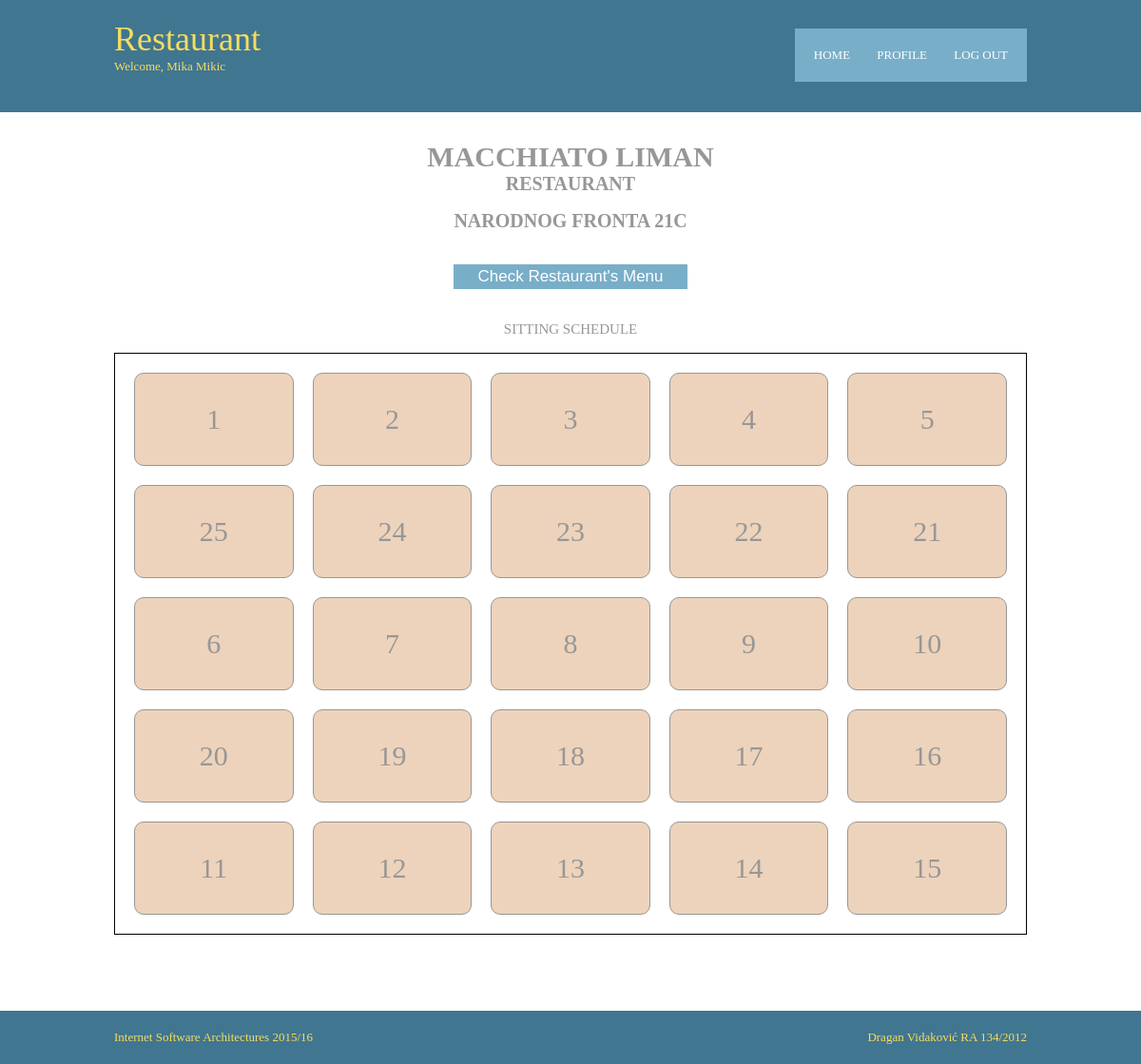
Page /restaurant/manager/2/ (signed in) on the committed database.
### restaurant/models.py (models this page shows, shortened)
class Restaurant(models.Model):
    name = models.CharField(max_length=100)
    description = models.CharField(max_length=200)
    address = models.CharField(max_length=200, null=True, blank=True)
    rows = models.IntegerField()
    columns = models.IntegerField()
    tables = models.IntegerField()
    is_ready = models.BooleanField(default=False)

class Table(models.Model):
    number = models.IntegerField()
    row = models.IntegerField()
    column = models.IntegerField()
    currently_free = models.BooleanField(default=True)
    restaurant = models.ForeignKey(Restaurant, on_delete=models.CASCADE)

### restaurant/views.py (the view)
# urls.py: url(r'^manager/(?P<manager_id>[0-9]+)/$', views.manager, name='manager'),
@login_required(login_url='/')
def manager(request, manager_id):
    this_manager = get_object_or_404(Manager, pk=manager_id)
    restaurant = this_manager.restaurant
    restaurant_tables = Table.objects.filter(restaurant=restaurant)
    rows = range(1, restaurant.rows+1)
    cols = range(1, restaurant.columns+1)
    return render(request, 'restaurant/manager.html', {
        'manager': this_manager,
        'restaurant': restaurant,
        'tables': restaurant_tables,
        'rows': rows,
        'columns': cols
    })

### restaurant/templates/restaurant/manager.html (shortened to what this page needs)
<!DOCTYPE html>
<html>
<head>
    {% load staticfiles %}
<link rel="stylesheet" href="{% static 'restaurant/layout.css' %}" type="text/css">
</head>
<body>
<div class="wrapper row1">
  <header id="header" class="clear">
    <div id="hgroup">
      <h1>Restaurant</h1>
	  <h2>Welcome, {{ user.get_full_name }}</h2>
    </div>
    <nav>
      <ul>
        <li><a href="{% url 'restaurant:manager' manager.id %}">Home</a></li>
           <li><a href="{% url 'restaurant:profiling' manager.id %}">Profile</a></li>
        <li class="last"><a href="{% url 'restaurant:logout' %}">Log Out</a></li>
      </ul>
    </nav>
  </header>
</div>
<div class="wrapper row2">
  <div id="container" class="clear">
    <section id="slider" class="clear">
        <h1>{{ restaurant.name }}</h1>
        <h2>{{ restaurant.description }}</h2>
        <br />
        <h2>{{ restaurant.address }}</h2>
        <br />
        <br />
        <a href="{% url 'restaurant:menu' restaurant.id manager.id %}"><button id="button">Check Restaurant's Menu</button></a>
        <br />
        {% if restaurant.is_ready %}
                <br />
                <h3>Sitting Schedule</h3>
                <br />
                <table id="tables" class="sortable">
                    {% for i in rows %}
                        <tr>
                        {% for j in columns %}
                            <td>
                            {% for t in tables %}
                                {% if t.row == i and t.column == j  %}
                                    <p>{{ t.number }}</p>
                                {% endif %}
                            {% endfor %}
                            </td>
                        {% endfor %}
                        </tr>
                    {% endfor %}
                </table>
            {% else %}
                <a href="{% url 'restaurant:tables' restaurant.id manager.id %}"><button id="button">Set Sitting Schedule</button></a>
        {% endif %}
    </section>
  </div>
</div>
<div class="wrapper row3">
  <footer id="footer" class="clear">
    <p class="fl_left">Internet Software Architectures 2015/16</p>
    <p class="fl_right">Dragan Vidaković RA 134/2012</p>
  </footer>
</div>
</body>
</html>

### restaurant/static/restaurant/layout.css (style rules this page uses)
html { overflow-y:scroll; }
body { margin:0; padding:0; font-size:13px; font-family:Georgia, "Times New Roman", Times, serif; color:#919191; background-color:#417690; }
.clear:after { content:"."; display:block; height:0; clear:both; visibility:hidden; line-height:0; }
.clear { display:block; clear:both; }
a { outline:none; text-decoration:none; }
.fl_left { float:left; }
.fl_right { float:right; }
address, article, aside, figcaption, figure, footer, header, nav, section { display:block; margin:0; padding:0; }
div.wrapper { display:block; width:100%; margin:0; padding:0; text-align:left; }
.row1, .row1 a { color:#F5DD5D; background-color:#417690; }
.row2 { color:#979797; background-color:#FFFFFF; }
.row2 a { color:#FF9900; background-color:#FFFFFF; }
.row3, .row3 a { color:#F5DD5D; background-color:#417690; }
#header, #container, #footer { display:block; width:960px; margin:0 auto; }
nav ul { margin:0; padding:0; list-style:none; }
h1, h2, h3, h4, h5, h6 { margin:0; padding:0; font-size:16px; font-weight:bold; font-style:normal; line-height:normal; text-transform:uppercase; }
#header { padding:20px 0; }
#header #hgroup { float:left; margin:0 0 20px 0; }
#header #hgroup h1, #header #hgroup h2 { font-weight:normal; text-transform:none; }
#header #hgroup h1 { font-size:36px; }
#header #hgroup h2 { font-size:13px; }
#header nav { display:block; float:right; margin:10px 0 0 0; padding:20px 0; color:#FFFFFF; background-color:#79AEC8; }
#header nav ul { padding:0 20px; }
#header nav li { display:inline; margin-right:25px; text-transform:uppercase; }
#header nav li.last { margin-right:0; }
#header nav li a { color:#FFFFFF; background-color:#79AEC8; }
#container { padding:30px 0; }
#container section { display:block; width:100%; margin:0 0 50px 0; padding:0; }
#container #slider #tables { border: 1px solid black; }
#container h1 { display: block; float: none; margin: auto; font-size: 30px; font-weight: bold; text-align: center; }
#container h2 { display: block; float: none; margin: auto; font-size: 20px; font-weight: bold; text-align: center; }
#container h3 { display: block; float: none; margin: auto; font-size: 15px; text-align: center; font-weight: normal; }
#container #button { display: block; float: none; margin:auto; width: 250px; font-size: 17px; color:#FFFFFF; background-color: #79AEC8; border: 2px solid; cursor: pointer; padding: 3px; }
table#tables { margin-left: auto; margin-right: auto; width: 100%; border-spacing: 20px; }
table#tables td { text-align: center; border: 1px solid; width: auto; font-size: 30px; border-radius: 10px; background-color: #EDD3BB; }
#footer { padding:20px 0; }
#footer p { margin:0; padding:0; }

### rows in the picture
Restaurant: name "MACCHIATO LIMAN", description "RESTAURANT", address "NARODNOG FRONTA 21C"
Table: number "1"
Table: number "2"
Table: number "3"
Table: number "4"
Table: number "5"
Table: number "25"
Table: number "24"
Table: number "23"
Table: number "22"
Table: number "21"
Table: number "6"
Table: number "7"
Table: number "8"
Table: number "9"
Table: number "10"
Table: number "20"
Table: number "19"
Table: number "18"
Table: number "17"
Table: number "16"
Table: number "11"
Table: number "12"
Table: number "13"
Table: number "14"
Table: number "15"

### other values in the picture
{{ user.get_full_name }} "Mika Mikic"
